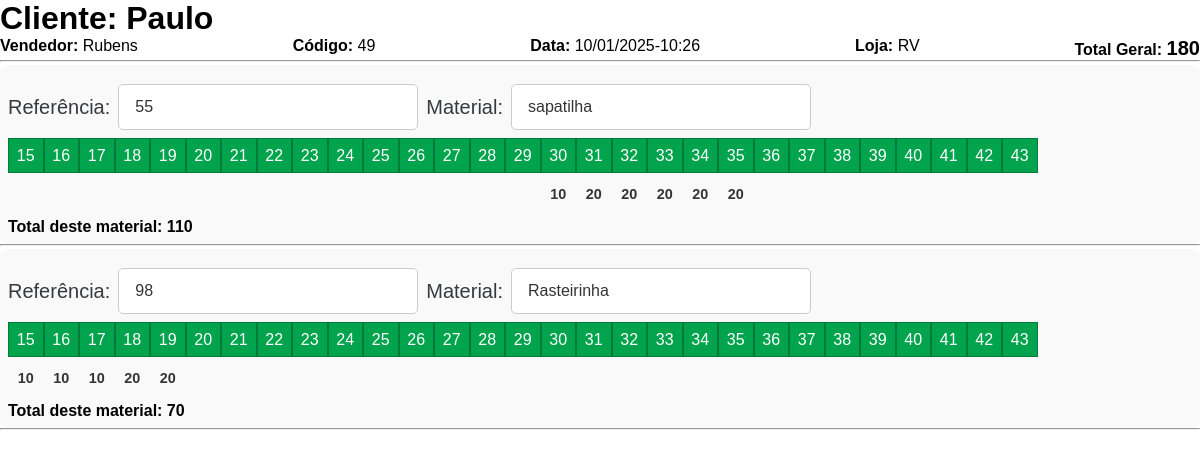
Screenshot of /imprimir/49/ (signed in) with the database file from the repository.
### pedidos/models.py (models this page shows, shortened)
class Pedido(models.Model):
    STATUS_CHOICES = [
        ('Pendente', 'Pendente'),
        ('Em Produção', 'Em Produção'),
        ('Pedido Finalizado', 'Pedido Finalizado'),
        ('cliente em espera', 'Cliente em Espera'),
        ('Cancelado', 'Cancelado'),
    ]
    cliente = models.CharField(max_length=100)
    vendedor = models.ForeignKey(Vendedor, on_delete=models.CASCADE)
    data = models.DateTimeField(auto_now_add=True)
    status = models.CharField(max_length=50, choices=STATUS_CHOICES, default='Pendente')

class PedidoItem(models.Model):
    pedido = models.ForeignKey(Pedido, on_delete=models.CASCADE, related_name='itens')
    produto = models.ForeignKey(Produto, on_delete=models.CASCADE)
    quantidade = models.IntegerField()
    tamanho = models.IntegerField(null=True, blank=True)

### vendedor/models.py (models this page shows, shortened)
class Vendedor(models.Model):
    nome = models.CharField(max_length=100)
    loja = models.CharField(max_length=100)
    codigo = models.CharField(max_length=20, unique=True)

### produto/models.py (models this page shows, shortened)
class Produto(models.Model):
    nome = models.CharField(max_length=100)
    codigo = models.CharField(max_length=50, unique=True)

### pedidos/views.py (the view)
# urls.py: path('imprimir/<int:pedido_id>/', views.imprimir_pedido, name='imprimir_pedido'),
@login_required
def imprimir_pedido(request, pedido_id):
    pedido = get_object_or_404(Pedido, id=pedido_id)
    tamanhos = range(15, 44)  # Faixa de tamanhos de 15 a 43
    return render(request, 'pedidos/imprimir.html', {
        'pedido': pedido,
        'tamanhos': tamanhos
    })

### templates/pedidos/imprimir.html (shortened to what this page needs)
{% load static %}
{% block extra_css %}
<link rel="stylesheet" href="{% static 'css/imprimir.css' %}">
{% endblock extra_css %}
{% block content %}
<div class="pedido-imprimir">
  <h1>Cliente: {{ pedido.cliente }}</h1>
  <div class="detalhes-pedido">
    <p><strong>Vendedor:</strong> {{ pedido.vendedor.nome }}</p>
    <p><strong>Código:</strong> {{ pedido.id }}</p>
    <p><strong>Data:</strong> {{ pedido.data|date:"d/m/Y-H:i" }}</p>
    <p><strong>Loja:</strong> {{ pedido.vendedor.loja}}</p>
    <p><strong>Total Geral:</strong> <span id="total-geral">0</span></p>
  </div>
  <hr>
  {% regroup pedido.itens.all by produto as itens_por_produto %}
  {% for grupo in itens_por_produto %}
    <div class="pedido-item">
      <div class="pedidos">
        <span class="campo">Referência:</span>
        <input type="text" class="referencia" value="{{ grupo.grouper.codigo }}" readonly>
        <span class="campo">Material:</span>
        <input type="text" class="material" value="{{ grupo.grouper.nome }}" readonly>
      </div>
      <div class="container containerQuadradinhos">
        {% for tamanho in tamanhos %}
          <div class="botao-container">
            <button class="botao">{{ tamanho }}</button>
            <div class="numero" contenteditable="false">
              {% for item in grupo.list %}
                {% if item.tamanho == tamanho %}
                  {{ item.quantidade }}
                {% endif %}
              {% endfor %}
            </div>
          </div>
        {% endfor %}
      </div>
    </div>
    <hr>
  {% endfor %}
</div>
{% endblock content %}

### static/css/imprimir.css (style rules this page uses)
* { margin: 0; padding: 0; box-sizing: border-box; font-family: var(--font-family); }
.detalhes-pedido { display: flex; flex-direction: row; justify-content: space-between; }
.campo { font-weight: bold; color: var(--dark-color); margin-bottom: 0.5rem; }
input { width: 100%; padding: 0.8rem; border: 1px solid #ccc; border-radius: 4px; font-size: 1rem; color: var(--dark-color); }
.pedido-item { background-color: #f9f9f9; padding: 0.5rem; border-radius: 8px; margin-top: 0.2rem; }
.pedidos { display: flex; align-items: center; gap: 1rem; }
.containerQuadradinhos { display: flex; flex-wrap: wrap; margin-top: 0.5rem; }
.containerQuadradinhos button { width: 35.5px; height: 35.5px; background-color: var(--secondary-color); color: white; border-color: #017a39; font-size: 1rem; cursor: pointer; transition: background-color 0.3s ease, transform 0.2s ease; }
.campo { margin-top: 1em; font-weight: 100; }
input { cursor: pointer; margin-top: 0.7em; padding: 0.8em; width: 100%; max-width: 300px; border: 1px solid #ccc; border-radius: 5px; font-size: 16px; color: #333; background-color: #fff; transition: all 0.3s ease; }
input[type="text"] { padding-left: 1em; }
span { font-size: 20px; font-weight: bold; }
.pedidos { display: flex; flex-direction: row; gap: 0.5em; margin: 0em 0.5em 0.5em 0em; }
.container { display: flex; flex-wrap: wrap; justify-content: flex-start; margin-bottom: 1em; }
.botao-container { text-align: center; display: flex; flex-direction: column; align-items: center; gap: 0.5em; }
.botao , .adicionarPedido, .removerPedido, .adicionarInfantil { width: 49px; height: 49px; background-color: #4CAF50; color: white; border: none; cursor: pointer; font-size: 18px; }
.botao { border: 1px solid #0a7b17; }
.numero { font-size: 20px; color: #333; font-weight: bold; }
.containerQuadradinhos { display: flex; flex-wrap: wrap; }
.botao-container { text-align: center; display: flex; flex-direction: column; align-items: center; }
.botao { width: 40px; height: 40px; background-color: #f0f0f0; border: 1px solid #ccc; font-size: 0.9em; cursor: default; }
.numero { font-size: 0.9em; margin-top: 0.3em; }

### rows the page displays
Pedido: cliente "Paulo", vendedor.nome "Rubens", id "49", data "10/01/2025-10:26", vendedor.loja "RV"
Produto: grouper.codigo "55", grouper.nome "sapatilha", tamanhos "15" "16" "17" "18" "19" "20" "21" "22" "23" "24" "25" "26" "27" "28" "29" "30" "31" "32" "33" "34" "35" "36" "37" "38" "39" "40" "41" "42" "43"
PedidoItem: quantidade "10"
PedidoItem: quantidade "20"
PedidoItem: quantidade "20"
PedidoItem: quantidade "20"
PedidoItem: quantidade "20"
PedidoItem: quantidade "20"
Produto: grouper.codigo "98", grouper.nome "Rasteirinha", tamanhos "15" "16" "17" "18" "19" "20" "21" "22" "23" "24" "25" "26" "27" "28" "29" "30" "31" "32" "33" "34" "35" "36" "37" "38" "39" "40" "41" "42" "43"
PedidoItem: quantidade "10"
PedidoItem: quantidade "10"
PedidoItem: quantidade "10"
PedidoItem: quantidade "20"
PedidoItem: quantidade "20"
